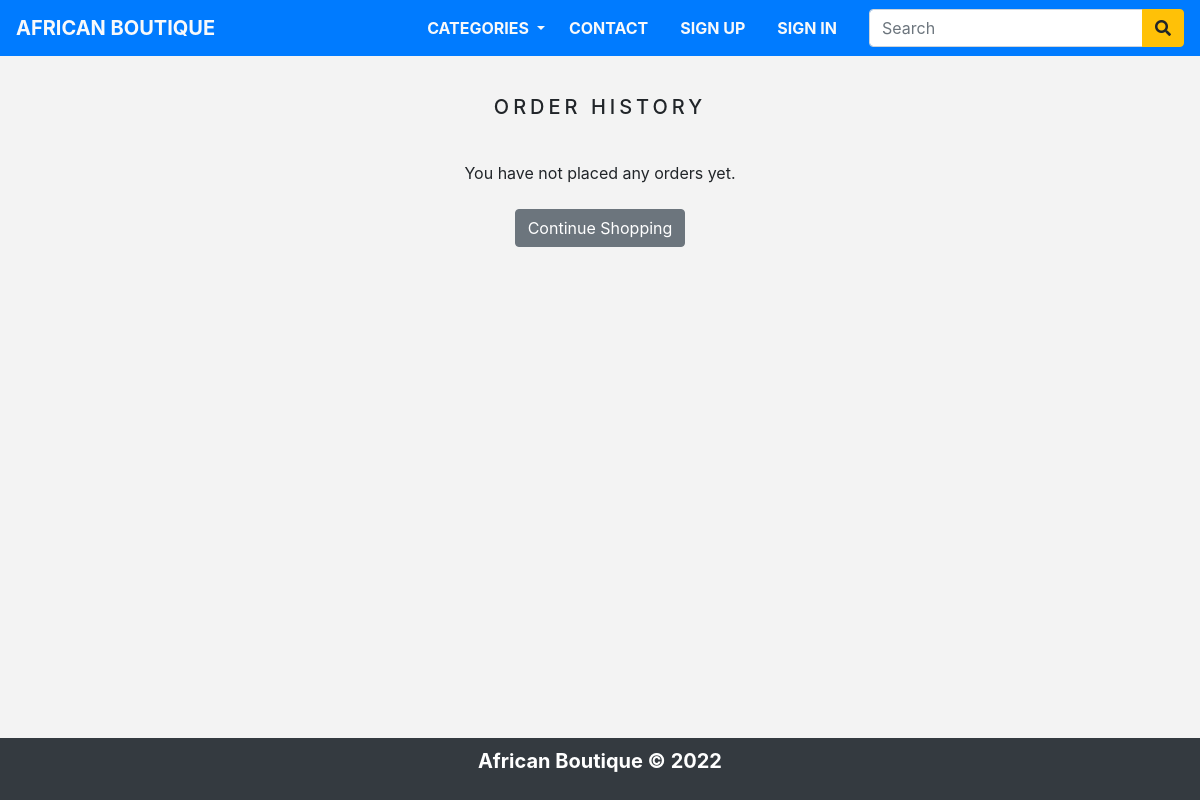
The app's page /order_history/ (signed in), older data.
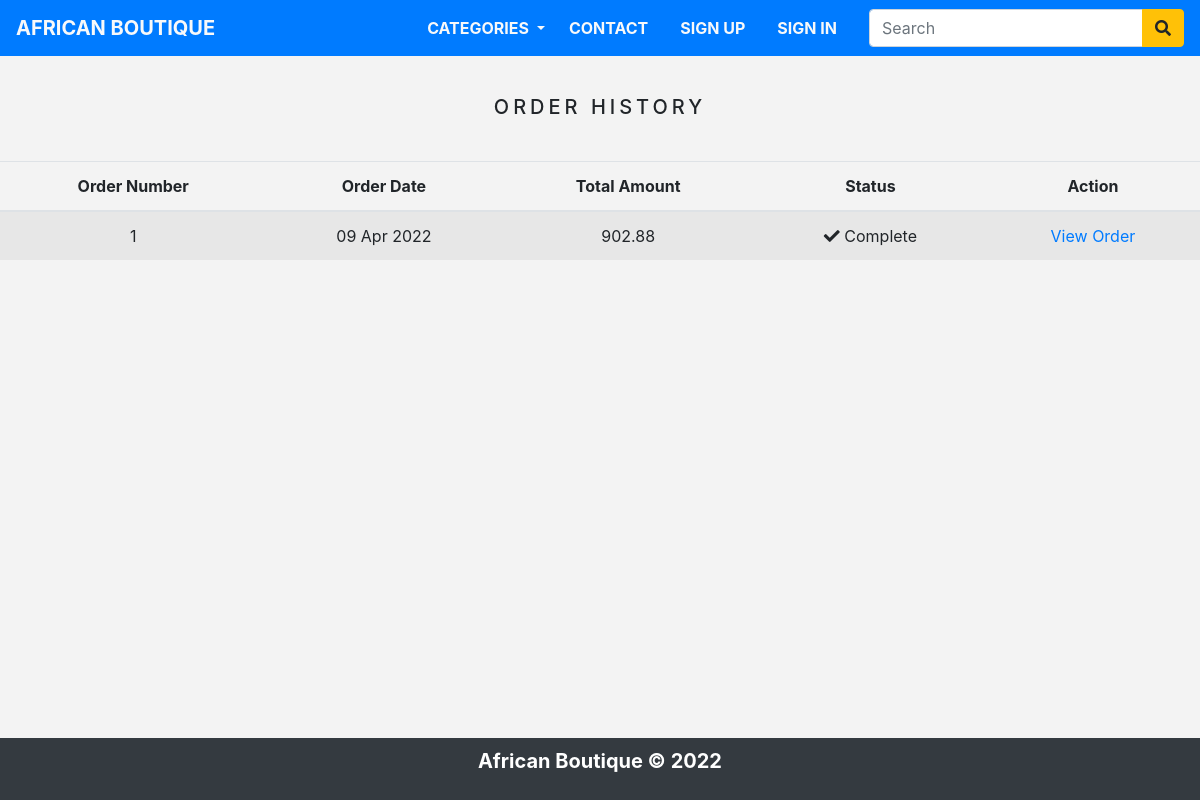
The same page, newer data.
### store/models.py (models this page shows)
class Order(models.Model):
    token = models.CharField(max_length=250, blank=True)
    total = models.DecimalField(max_digits=10, decimal_places=2, verbose_name='USD Order Total')
    emailAddress = models.EmailField(max_length=250, blank=True, verbose_name='Email Address')
    created = models.DateTimeField(auto_now_add=True)
    billingName = models.CharField(max_length=250, blank=True)
    billingAddress1 = models.CharField(max_length=250, blank=True)
    billingCity = models.CharField(max_length=250, blank=True)
    billingPostcode = models.CharField(max_length=250, blank=True)
    billingCountry = models.CharField(max_length=250, blank=True)
    shippingName = models.CharField(max_length=250, blank=True)
    shippingAddress1 = models.CharField(max_length=250, blank=True)
    shippingCity = models.CharField(max_length=250, blank=True)
    shippingPostcode = models.CharField(max_length=250, blank=True)
    shippingCountry = models.CharField(max_length=250, blank=True)
    class Meta:
        db_table = 'Order'
        ordering = ['-created']
    def __str__(self):
        return str(self.id)

### store/views.py (the view)
# urls.py: path('order_history/', views.orderHistory, name='order_history'),
@login_required(redirect_field_name='next', login_url='signin')
def orderHistory(request):
    if request.user.is_authenticated:
        email = str(request.user.email)
        order_details = Order.objects.filter(emailAddress=email)
        print(email)
        print(order_details)
    return render(request, 'orders_list.html', {'order_details': order_details})

### store/context_processors.py (called while the page is built)
def counter(request):
    item_count = 0
    if 'admin' in request.path:
        return {}
    else:
        try:
            cart=Cart.objects.filter(cart_id=_cart_id(request))
            cart_items = CartItem.objects.all().filter(cart=cart[:1])
            for cart_item in cart_items:
                item_count += cart_item.quantity
        except Cart.DoesNotExist:
            item_count = 0
    return dict(item_count=item_count)

def menu_links(request):
    links = Category.objects.all()
    return dict(links=links)

### store/models.py (called while the page is built)
    def get_url(self):
        return reverse('products_by_category', args=[self.slug])

### store/views.py (called while the page is built)
def _cart_id(request):
    cart = request.session.session_key
    if not cart:
        cart = request.session.create()
    return cart

### store/templates/orders_list.html (shortened to what this page needs)
{% extends 'base.html' %}
{% load static %}
{% block content %}
    <div class="text-center">
        <br>
        <h1 class="text-center product_title">
            Order History
        </h1>
        <br>
        {% if order_details %}
        <table class="table table-striped">
            <thead>
                <tr>
                    <th>Order Number</th>
                    <th>Order Date</th>
                    <th>Total Amount</th>
                    <th>Status</th>
                    <th>Action</th>
                </tr>
            </thead>
            <tbody>
                {% for order in order_details %}
                <tr>
                    <td>{{ order.id }}</td>
                    <td>{{ order.created|date:"d M Y" }}</td>
                    <td>{{ order.total }}</td>
                    <td><i class="fas fa-check"></i>&nbsp;Complete</td>
                    <td><a href="{% url 'order_detail' order.id %}">View Order</a></td>
                </tr>
                {% endfor %}
            </tbody>
        </table>
        {% else %}
        <p>You have not placed any orders yet.
            <br><br>
            <a href="{% url 'home' %}" class="btn btn-secondary">Continue Shopping</a>
        </p>
        {% endif %}
    </div>
    <br><br>
{% endblock %}

Row changes from the older to the newer data that the page shows:
added Order: id "1", created "09 Apr 2022", total "902.88"
Text that changed along with them:
text no longer shown: "You have not placed any orders yet. Continue Shopping"
text now shown: "Order Number Order Date Total Amount Status Action"
